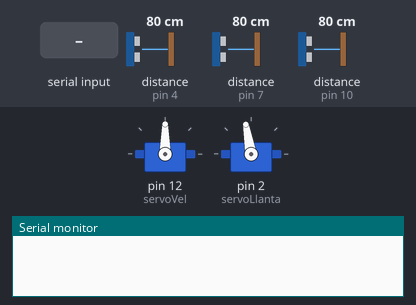
Bench run of a sketch on a simulated Arduino Uno, built with avr-gcc and run on an emulated ATmega328P. Shown: 2 × servo, the last lines printed to the serial monitor. The test bench sets the inputs (shaded band); at power-on: distance to the obstacle (sensors on pin 4, pin 7, pin 10) 80 cm. The echo pulse lasts 58.3 µs per cm.

Above: at 1.2 s.
1.3 s: "A\n" received over Serial
At 2.0 s:
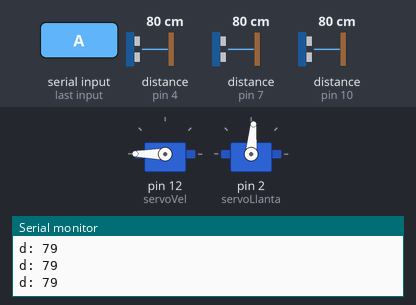
2.8 s: byte 69 ('E') received over Serial
At 3.7 s:
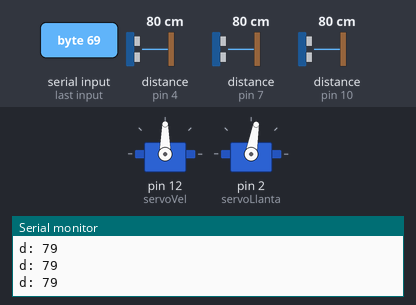
4.3 s: byte 65 ('A') received over Serial
At 5.2 s:
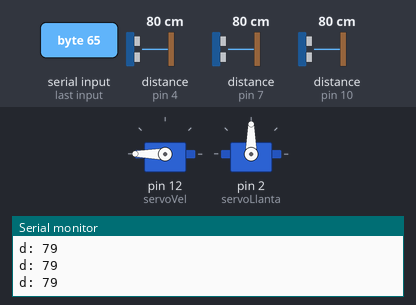
7.3 s: distance to the obstacle (sensor on pin 4) set to 34 cm
10.3 s: distance to the obstacle (sensor on pin 4) set to 27 cm
At 10.7 s:
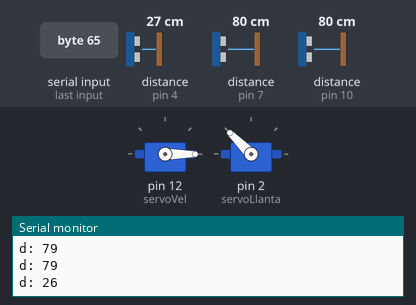
11.8 s: distance to the obstacle (sensor on pin 7) set to 84 cm
Timing chart, 0 to 14.8 s (numbered marks = the images above; inputs shaded):
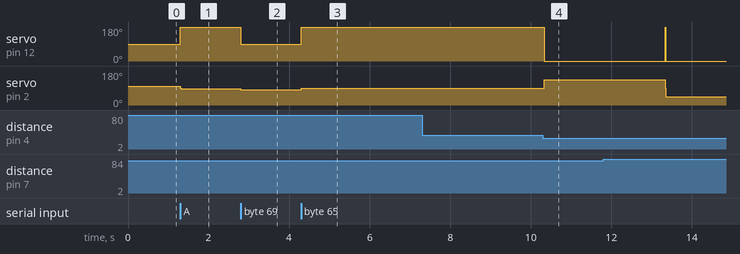

The sketch:

aspiradorafianlfinalfinal.ino
```cpp
#include <Servo.h>
Servo servoLlanta;
Servo servoVel;
char entrada;
const int Trigger = 5;
const int TriggerD=8;
const int TriggerI=11;

const int Echo = 4;
const int EchoD=7;
const int EchoI=10;

int LedR=3;
int LedD=6 ;
int LedI=9;


void setup() {
  servoVel.attach(12);

servoLlanta.attach(2);

  Serial.begin(9600);
  pinMode(Trigger, OUTPUT);
  pinMode(Echo, INPUT);
  digitalWrite(Trigger, LOW);

  pinMode(TriggerD, OUTPUT);
  pinMode(EchoD, INPUT);
  digitalWrite(TriggerD, LOW);

  pinMode(TriggerI, OUTPUT);
  pinMode(EchoI, INPUT);
  digitalWrite(TriggerI, LOW);
  servoLlanta.write(100);
  servoVel.write(90);
}


void loop(){


if(Serial.available()){
    entrada=Serial.read();
  switch(entrada){
     case 'A':
     do{sensorF();}while(entrada=='A');

     break;
     case 'E':
     servoVel.write(90);
     servoLlanta.write(80);
     break;

}}
}


const void  sensorF()
{
  bool apagado=false;

  long t; //timepo que demora en llegar el eco
  long d; //distancia en centimetros
  long dD;
  long dI;
  servoVel.write(180);
  servoLlanta.write(90);
do{


  digitalWrite(Trigger, HIGH);
  delayMicroseconds(10);          //Enviamos un pulso de 10us
  digitalWrite(Trigger, LOW);
  t = pulseIn(Echo, HIGH); //obtenemos el ancho del pulso
  d = t/59;    //escalamos el tiempo a una distancia en cm
dD=sensorD();
dI=sensorI();
Serial.print("d: ");
Serial.print(d);
Serial.println("\n");


  if(d<30){
if(dD>dI){

  servoVel.write(0);
   servoLlanta.write(45);
   delay(3000);}
    else {

        servoVel.write(0);
      servoLlanta.write(135);
   delay(3000);
  }

  }
    else {

      servoVel.write(180);
      servoLlanta.write(85);

 }
 }while(apagado==true);

if(Serial.available()){
    entrada=Serial.read();
  switch(entrada){
     case 'A':
     sensorF();

     break;
     case 'E':
     servoVel.write(90);
     servoLlanta.write(90);
     break;
  }}
}

int sensorD()
{
  bool down=false;

  long t; //timepo que demora en llegar el eco
  long d; //distancia en centimetros
do{

  digitalWrite(TriggerD, HIGH);
  delayMicroseconds(10);          //Enviamos un pulso de 10us
  digitalWrite(TriggerD, LOW);
  t = pulseIn(EchoD, HIGH); //obtenemos el ancho del pulso
  d = t/59;    //escalamos el tiempo a una distancia en cm

Serial.print("d: ");
Serial.print(d);
Serial.println("\n");
 /* if(d<10){
    digitalWrite(LedD,HIGH);
  }
    else {
         digitalWrite(LedD,LOW);

 }*/
 }while(down==true);

return d;
}


int sensorI()
{
  bool down=false;

  long t; //timepo que demora en llegar el eco
  long d; //distancia en centimetros
do{

  digitalWrite(TriggerI, HIGH);
  delayMicroseconds(10);          //Enviamos un pulso de 10us
  digitalWrite(TriggerI, LOW);
  t = pulseIn(EchoI, HIGH); //obtenemos el ancho del pulso
  d = t/59;    //escalamos el tiempo a una distancia en cm

Serial.print("d: ");
Serial.print(d);
Serial.println("\n");
  /*if(d<10){
    digitalWrite(LedI,HIGH);
  }
    else {
         digitalWrite(LedI,LOW);

 }*/
 }while(down==true);
return d;
}
```

Measured:
- the behaviour switches between 31 and 30 cm on distance to the obstacle (sensor on pin 4) (found by bisection; images 3 and 4)
- after the input at 1.3 s, servo on pin 12 (servoVel): 90° → 180° at once; servo on pin 2 (servoLlanta): 100° → 85° at once
- after the input at 2.8 s, servo on pin 12 (servoVel): 180° → 90° at once; servo on pin 2 (servoLlanta): 85° → 80° at once
- after the input at 4.3 s, servo on pin 12 (servoVel): 90° → 180° at once; servo on pin 2 (servoLlanta): 80° → 90° at once
- after the input at 10.3 s, servo on pin 12 (servoVel): 180° → 0° at once; servo on pin 2 (servoLlanta): 90° → 135° at once
